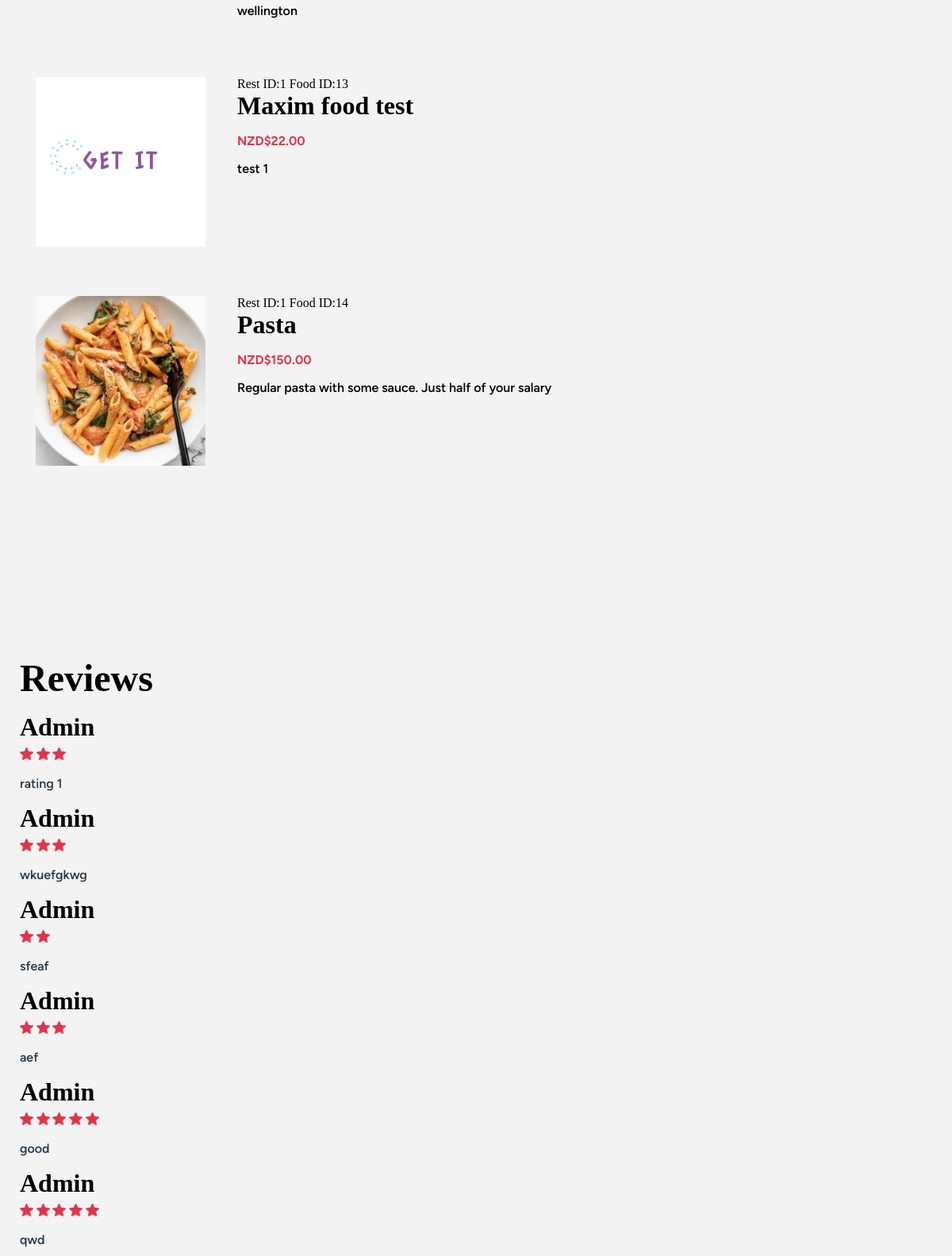
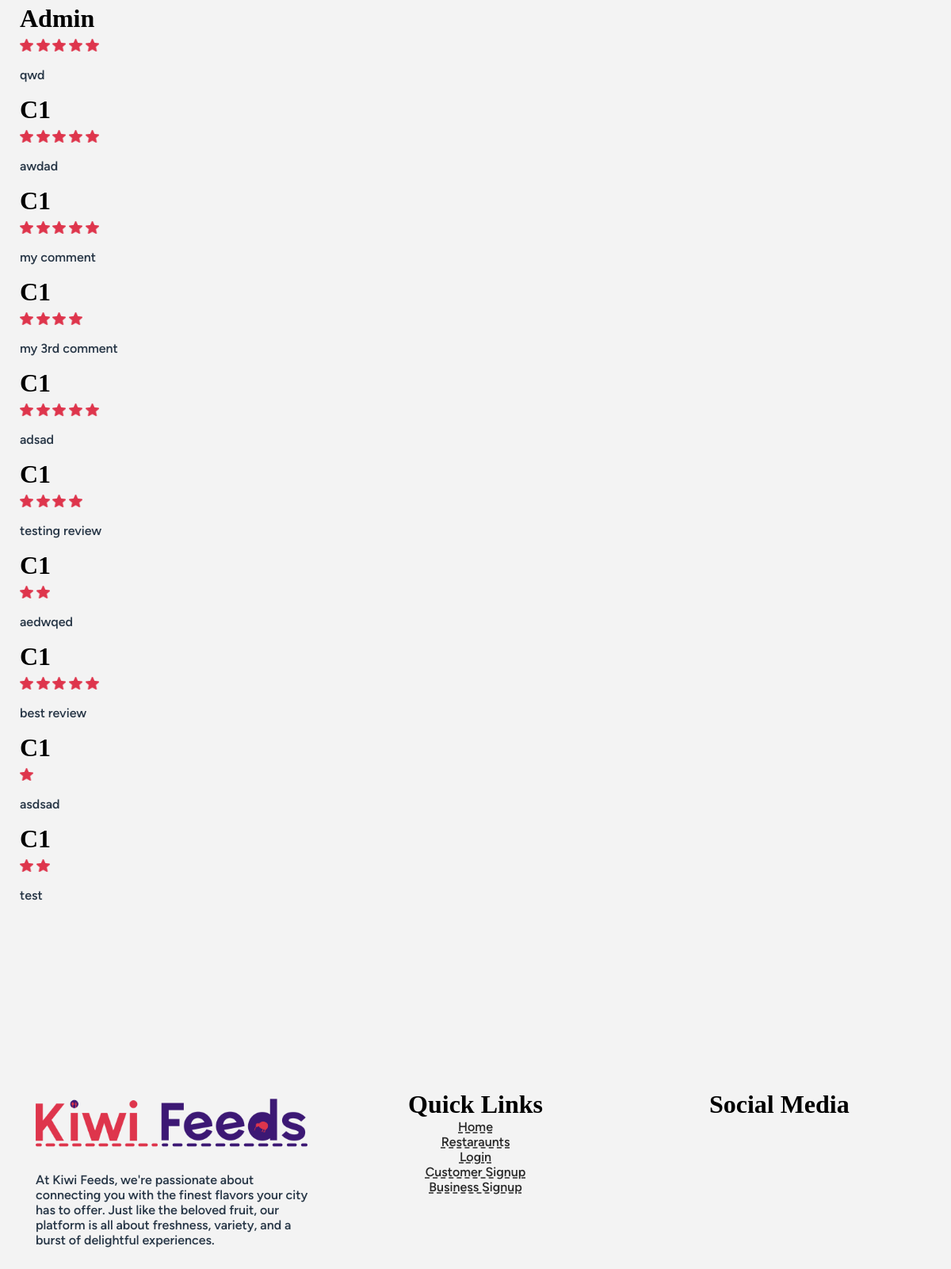
Before: /restaurants/1/ (lower part) with the older database file (2 pictures, top to bottom).
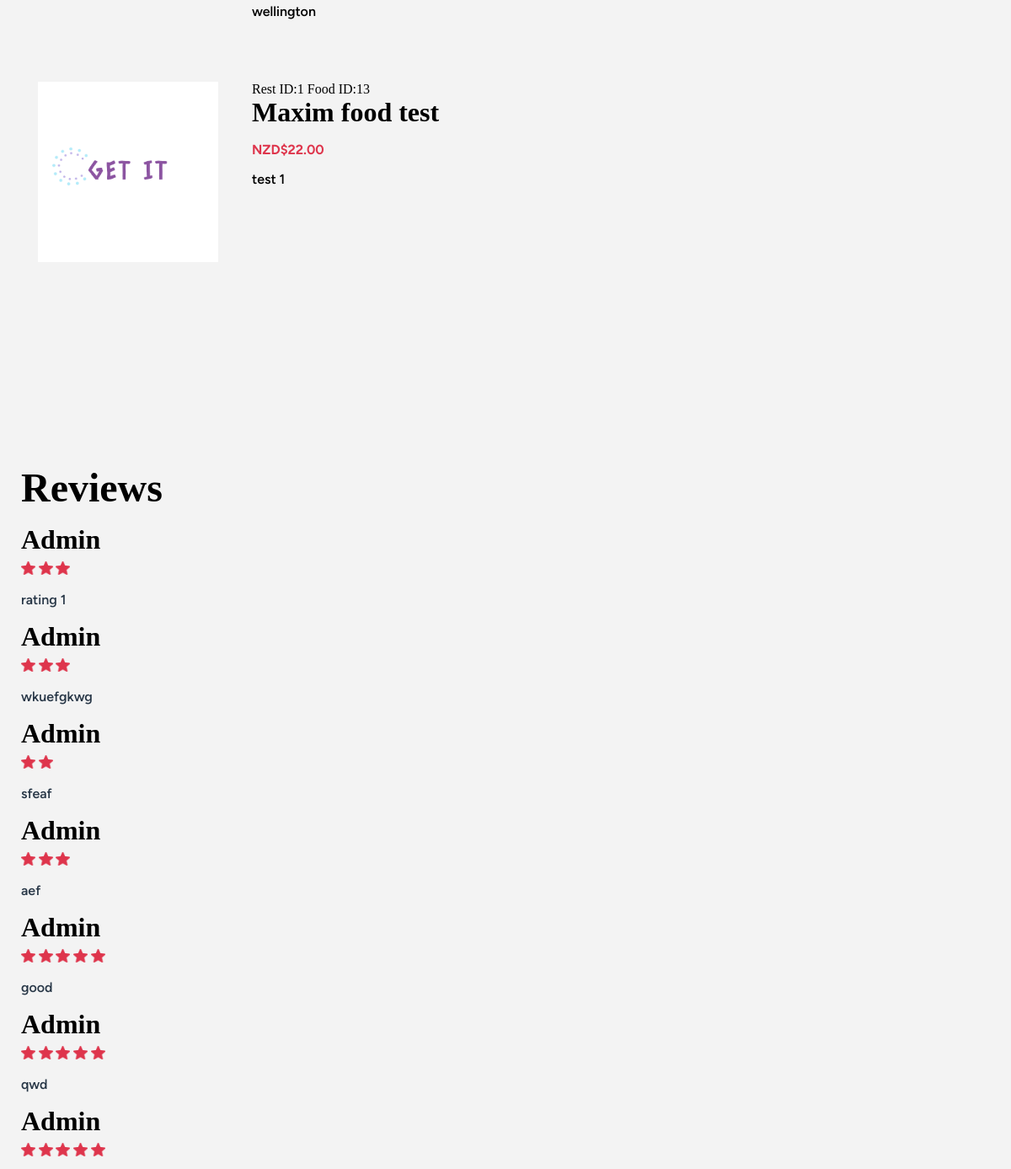
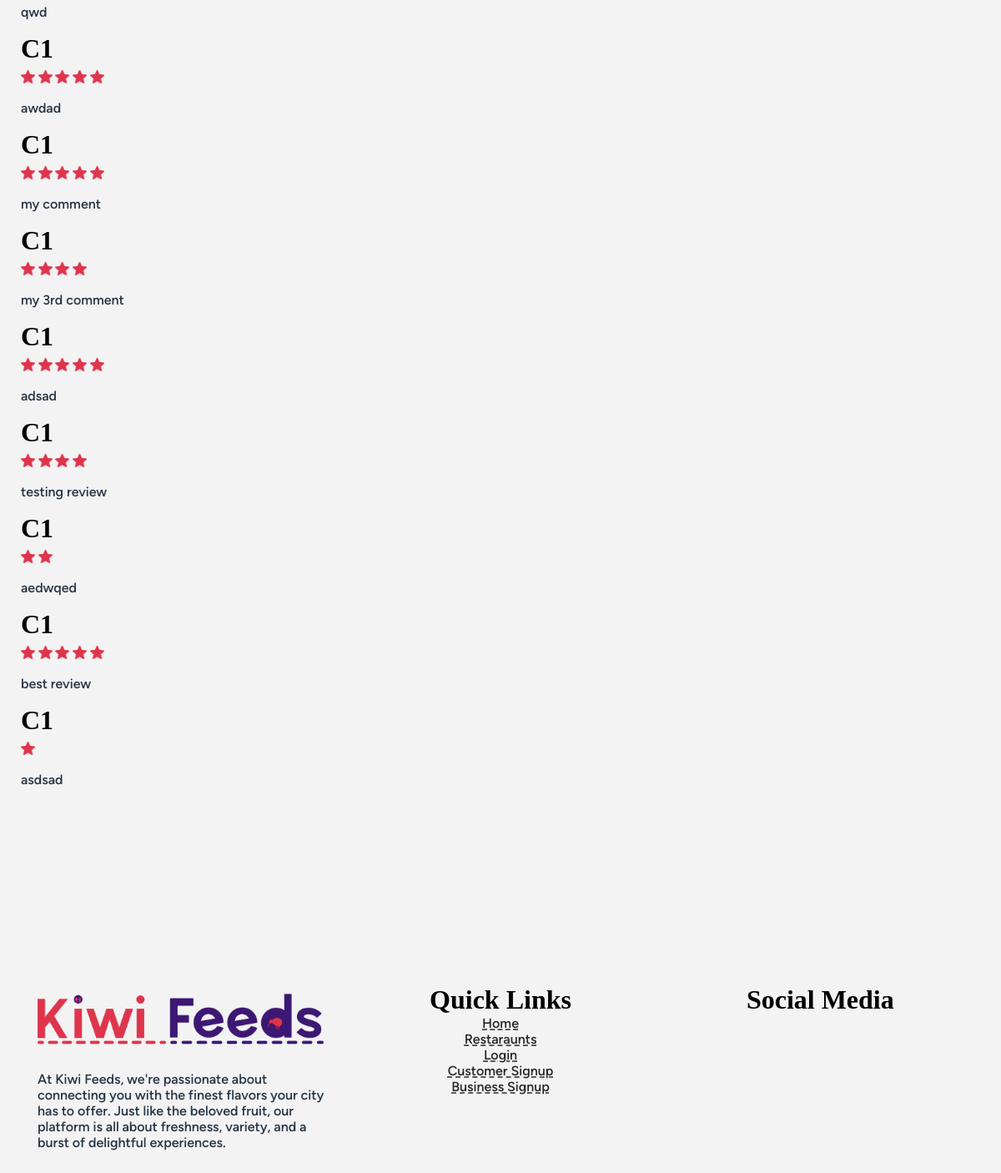
After: the same page with the newer database file (2 pictures, top to bottom).
### app_food/models.py (models this page shows, shortened)
class Food(models.Model):
    name = models.CharField(max_length=255)
    description = models.CharField(max_length=300)
    food_price = models.DecimalField(max_digits=5, decimal_places=2)
    restaurant = models.ForeignKey('app_restaurants.Restaurant', on_delete=models.PROTECT,related_name='food')
    food_picture = models.ImageField(
        upload_to=get_food_image_upload_path,
        height_field=None,
        width_field=None
    )

### app_restaurants/models.py (models this page shows, shortened)
class Restaurant(models.Model):
    restaurant_name = models.CharField(max_length=255)
    restaurant_description = models.CharField(max_length=255)
    restaurant_location = models.CharField(max_length=255)
    restaurant_owner = models.ForeignKey('app_user.UserProfile',on_delete=models.PROTECT, related_name='restaurant_owner_user',null=True,blank=True)

### app_reviews/models.py (models this page shows, shortened)
class Review(models.Model):
   ONE_TO_FIVE_STAR_RATING_CHOICES = (
    (1, '1'),
    (2, '2'),
    (3, '3'),
    (4, '4'),
    (5, '5'),
   )
   user = models.ForeignKey('app_user.UserProfile', on_delete=models.PROTECT,related_name='reviews' )
   restaurant = models.ForeignKey('app_restaurants.Restaurant', on_delete=models.PROTECT,related_name='reviews')
   rating = models.IntegerField(choices=ONE_TO_FIVE_STAR_RATING_CHOICES)
   comment = models.TextField()

### app_user/models.py (models this page shows, shortened)
class UserProfile(models.Model):
    this_user = models.OneToOneField(User, on_delete=models.PROTECT ,verbose_name='User')
    profile_picture = models.ImageField(
        default='/profile_pics/temp_pfp_placeholder_REPLACE_LATER.avif',
        upload_to=generate_image_path,
        height_field=None,
        width_field=None
    )
    phone_number = PhoneNumberField()
    address = models.CharField(max_length=1000)
    def __str__(self):
        return f'{self.this_user.username} '

### app_restaurants/views.py (the view)
# urls.py: path("<int:restaurant_id>/", restaurant_details, name="restaurant-details"),
def restaurant_details(request, restaurant_id):
    restaurant = get_object_or_404(Restaurant, pk=restaurant_id)
    reviews = restaurant.reviews.all()
    overall_rating = Review.objects.filter(restaurant=restaurant).aggregate(Avg('rating'))['rating__avg']
    foods=restaurant.food.all()
    is_favorite = False
    if request.user.is_authenticated:
        user_profile = request.user.userprofile
        is_favorite = Favorites.objects.filter(user=user_profile, restaurant=restaurant).exists()
    context = {
        "restaurant": restaurant,
        "reviews": reviews,  # Pass the reviews queryset to the context
         'is_favorite': is_favorite,
         'overall_rating': overall_rating,
         'foods':foods
    }
    return render(request, 'app_restaurants/restaurant_details.html', context)

### app_user/templatetags/custom_tags.py (called while the page is built)
@register.filter(name='user_belongs_to_group')
def user_belongs_to_group(user, group_name):
    return user.groups.filter(name=group_name).exists()

### templates/app_restaurants/restaurant_details.html (shortened to what this page needs)
{% extends 'base/base.html' %}
{% load static%}
{% load custom_tags %}
{% block content %}
<section>
    <ul>
      {% for food_item in foods %}
      <br>
      <div class='col-wrap'>
        <div class='col-20'>
            <img class="small-img" src="{{food_item.food_picture.url}}">
        </div>
        <div class='col-80'>
            Rest ID:{{food_item.restaurant.id }}
            Food ID:{{food_item.id}}
              <h3>{{ food_item.name }}</h3>
              <p class="item-price">NZD${{ food_item.food_price }}</p>
              <p>{{ food_item.description }} </p>
        </div>
    </div>
      {% empty %}
        <li>No food items added yet.</li>
      {% endfor %}
    </ul>
</section>
<section>
    <h2>Reviews</h2>
    <ul>
        {% for review in reviews %}
            <ul>
                <div class="reviews-wrap">
                    <li>
                        <h3 class="rev-name">{{ review.user.this_user.username|title }}</h3>
                        <div class="rating-wrap">
                            {% for _ in "x"|ljust:review.rating %}
                                <img class="icon" src="{% static 'images/icons/star.png' %}">
                            {% endfor %}
                        </div>
                        <p class="review-text text">{{ review.comment }}</p>
                    </li>
                </div>
            </ul>
        {% empty %}
            <p>No reviews available for this restaurant.</p>
        {% endfor %}
    </ul>
</section>
{% endblock %}

Changed rows visible on the page:
removed Food: food_picture (picture), restaurant.id "1", id "14", name "Pasta", food_price "150.00", description "Regular pasta with some sauce. Just half of your salary"
removed Review: user.this_user.username "C1", rating 2 (drawn), comment "test"
